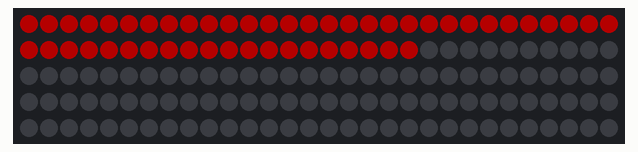
The sketch below on a simulated Arduino Uno, built with avr-gcc and run on an emulated ATmega328P. Parts: 150 RGB LEDs in strip order, left to right, continuing on the next row. Dim RGB values are drawn brighter than linear.

Above: at 0.1 s.
At 10.1 s:
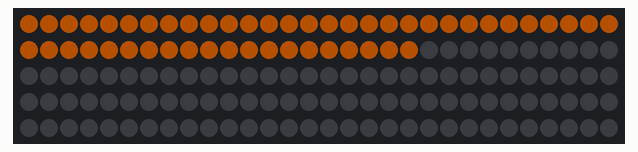
At 60.1 s:
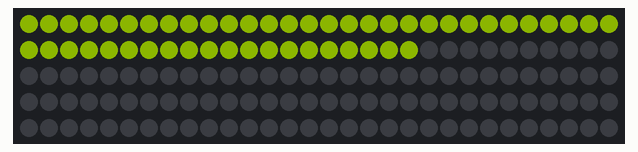
At 80.1 s:
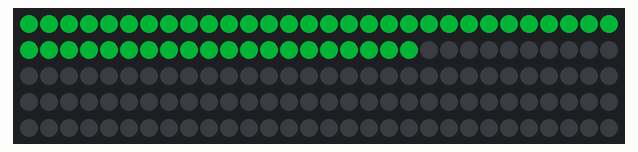
At 120.1 s:
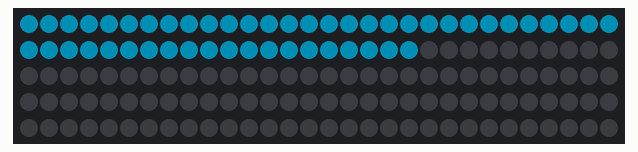

The sketch:

test_colors.ino
```cpp
#include "FastLED.h"
#include <SD.h>
#include <SPI.h>

#define NUM_LEDS 150
#define DATA_PIN 6   // Arduino pin used for Data
#define BRIGHTNESS  64
#define UPDATES_PER_SECOND 100000

CRGB leds[NUM_LEDS]; // Define the array of leds

void setup() {
  FastLED.addLeds<NEOPIXEL, DATA_PIN>(leds, NUM_LEDS);
  FastLED.setBrightness(BRIGHTNESS);
}

void fill_leds(CRGB* leds, uint16_t n, uint32_t color) {
	fill_solid(leds, n, color);
	FastLED.show();
	delay(10000);
}

void loop() {
	uint32_t colors[] = { 0xfc0000, 0xfc7100, 0xfc9f00, 0xfcff00,0xffc700,0xe9ff00,0xc3ff00,0x7fff00,0x00ff4c,0x00ffae,0x00ffdd,0x00ffff,0x00c7ff,0x0099ff,0x0077ff,0x0000ff,0x2200ff,0x5000ff,0x7f00ff, 0xb200ff, 0xe100ff, 0xff00e1, 0xff00ae, 0xff007b, 0xff0048, 0xff0000, 0x000000 };


	for (int i = 0; i < sizeof(colors) / sizeof(colors[0]); i++)
		fill_leds(leds, 50, colors[i]);

	delay(8000);

}
```
